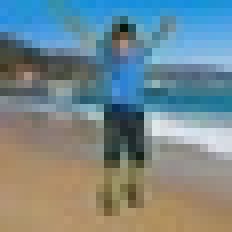
#> input picture Images/output.jpg, 29 x 29 px, shrunk from 450 x 450 before the run (shown 8 times larger); its folder holds 6 pictures in this run
$ python image_problem.py
#> lines starting #> are read from the running program, lines starting #| are printed output that depends on the picture; after the words box and inside, x2 and y2 are one past the last pixel; in counts of white or black regions, pixels touching at a corner belong together
### colour_helper.py
# Colour Helper
# Author: Kyle Wang
# 13 December 2023

# Do you need help with colours
# This is for you

# [28 lines left out: function pixel_to_string, not called in this run]

# Question 1

def is_light(pixel: tuple) -> bool:
    """Take a rgb 3-tuple. If the average
    is greater than or equal to 128,
    return True, if not, return False.

    Params:
        pixel - 3-tuple of (red, green, blue)

    Return:
        Boolean value according to the average
    """

    r, g, b = pixel

    if ((r + g + b) / 3) >= 128:
        return True
    else:
        return False

black_pixel = (0, 0, 0)
dark_gray_pixel = (127, 127, 127)
light_gray_pixel = (128, 128, 128)
white_pixel = (255, 255, 255)

print(is_light(black_pixel))      # False
print(is_light(dark_gray_pixel))  # False
print(is_light(light_gray_pixel)) # True
print(is_light(white_pixel))      # True


def pixel_to_grayscale(pixel: tuple) -> tuple:
    """Returns a grayscale version of the given pixel"""
    gray = int(pixel[0] * 0.3 + pixel[1] * 0.59 + pixel[2] * 0.11)

    return (gray, gray, gray)

### image_problem.py
# Solutions to the image problems
# Author: Kyle Wang
# Dec 20 2023

import colour_helper

from PIL import Image

# Question 1


# Question 2: Binarizing an image
def binarize(filename: str) -> None:
    # Open the image
#> called with filename = 'output.jpg'
    with Image.open(f"./Images/{filename}") as im:
        # Visit every pixel
#> im is the input picture: PIL image 29x29 RGB; mean R, G, B 117, 135.7, 139.9
        for y in range(im.height):
            for x in range(im.width):
                pixel = im.getpixel((x, y))

                if colour_helper.is_light(pixel):
                    # replace with white pixel
                    im.putpixel((x, y), colour_helper.white_pixel)
                else:
                    # replace with black pixel
                    im.putpixel((x, y), colour_helper.black_pixel)
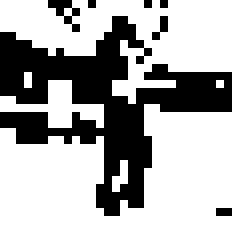
#> im: PIL image 29x29 RGB (shown 8 times larger); 66.7% white; 7 black regions (6 under 20 px), largest, box (x1, y1, x2, y2) and area: (0, 2, 29, 27) 265

        im.save("./Images/binarized_image.jpg")

binarize("output.jpg")

# Extension problem

def image_to_grayscale(filename: str) -> None:
    """Convert an image to grayscale"""
#> called with filename = 'best_pizza.jpg'

    with Image.open(f"./Images/{filename}") as im:
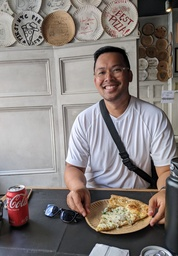
#> input picture Images/best_pizza.jpg, 178 x 256 px, shrunk from 2786 x 4017 before the run
#> im is the input picture: PIL image 178x256 RGB; mean R, G, B 134, 126.4, 124.1
        for y in range (im.height):
            for x in range (im.width):
                pixel = im.getpixel((x, y))

                im.putpixel((x, y), colour_helper.pixel_to_grayscale(pixel))
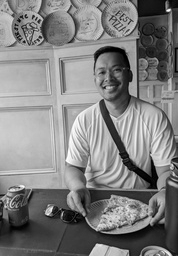
#> im: PIL image 178x256 RGB; min 0, max 255, mean 128

        im.save("./Images/grayscale.jpg")

image_to_grayscale("best_pizza.jpg")
